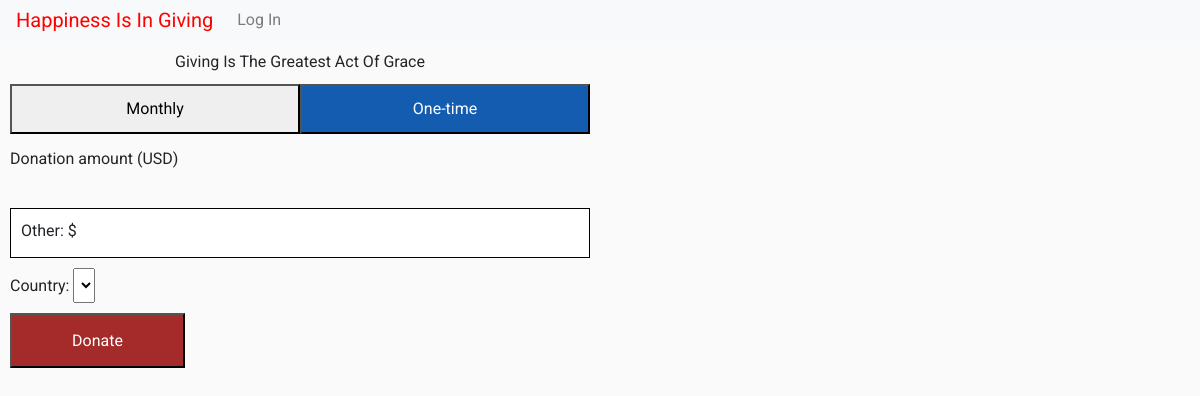
Page /donation_checkout on the earlier database version.
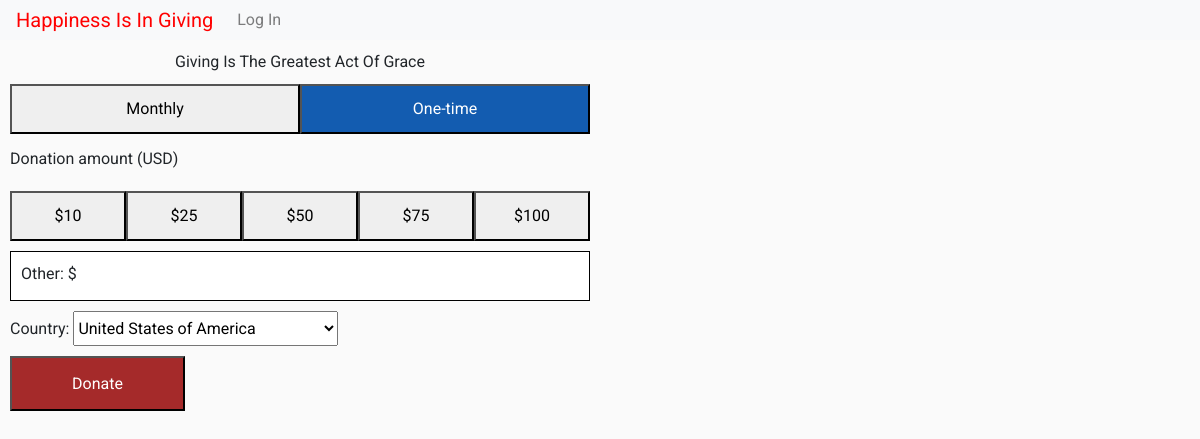
Same page on the later database version.
### donation/models.py (models this page shows, shortened)
class Price(models.Model):
    price = models.IntegerField(default=0)  # cents
    def get_display_price(self):
        return "{0:.0f}".format(self.price / 100)

### donation/views.py (the view)
# urls.py: path("donation_checkout", views.donation_checkout, name="donation_checkout")
def donation_checkout(request):
    prices = Price.objects.all()
    countries = Country.objects.order_by("name").all()
    return render(request, 'donation/donation_checkout.html', {
        'countries': countries,
        'prices': prices
    })

### donation/templates/donation/donation_checkout.html (shortened to what this page needs)
{% extends "donation/layout.html" %}
{% load static %}
{% block body %}
<div class="donate_form">
    <div class="message">Giving Is The Greatest Act Of Grace</div>
    <div class="paymentFrequency">
        <button class="button" id ="monthly">
            Monthly
        </button>
        <button class="button selected" id ="one_time">
            One-time
        </button>
    </div>
    <div class="usd">Donation amount (USD)</div>
    <div class="amount_buttons">
        {% for price in prices %}
        <button class="button">
            ${{ price.get_display_price }}
        </button>
        {% endfor %}
    </div>
    <div class="amount_other">
        <span>Other: $</span>
        <form action="{% url 'stripe_checkout' session_mode='payment' price_id=0 %}" method="POST">
            <input type="text" name="value_price" id="value_price">
        </form>
    </div>
    <div class="countries">
        <span>Country: </span>
        <select class="country_button" name="country_name">
            {% for country in countries %}
                {% if country.name == 'United States of America' %}
                    <option selected="selected">{{ country.name }}</option>
                {% else %}
                    <option>{{ country.name }}</option>
                {% endif %}
            {% endfor %}
        </select>
    </div>
    <button class="donate" type="button">Donate</button>
</div>
{% endblock %}

Differences in the rows shown:
added Price: get_display_price "10"
added Price: get_display_price "25"
added Price: get_display_price "50"
added Price: get_display_price "75"
added Price: get_display_price "100"
Other differences:
form field country_name: (not shown) → "United States of America"
